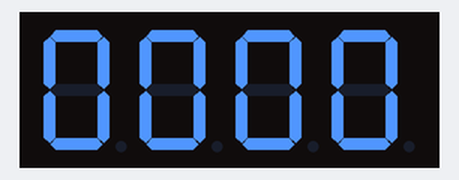
This sketch was run on a simulated Arduino Uno, built with avr-gcc and run on an emulated ATmega328P. Shown: 4-digit seven-segment display. Wiring (inferred from the names in the program): 4-digit 7-segment display, segments lit when HIGH: segments pin 2, pin 3, pin 4, pin 5, pin 6, pin 7, pin 8; digit selects pin 9, pin 10, pin 11, pin 12. The segment pins are drawn as the display they are named for.

Above: at 0.1 s.
At 4.1 s:
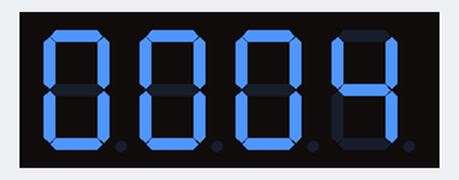
At 9.1 s:
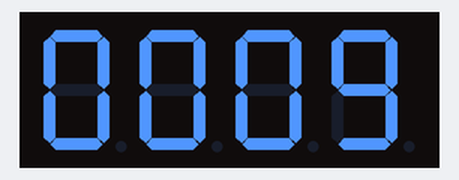
At 19.1 s:
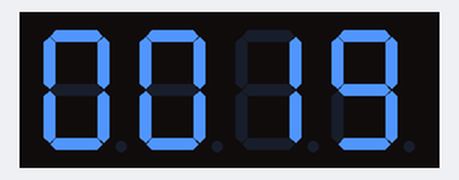
At 28.1 s:
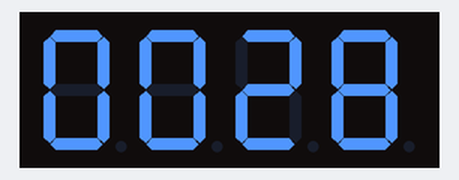
At 38.1 s:
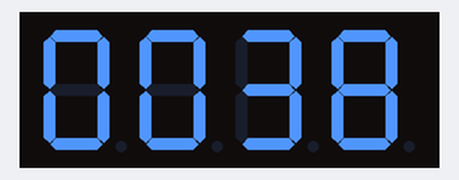

Measured:
- what the display in image 0 shows lasts 1.1 s, from 0.0 s to 1.1 s

The sketch:

b3_contador_millis.ino
```cpp
// Lab 02 - Etapa 2C (contador 0000 a 9999 com millis())
// Objetivo: contar a cada 1 s sem travar a varredura. Nada de delay():
// tanto a varredura quanto a contagem usam millis() e rodam "ao mesmo tempo".
// Status: não testado em bancada.
//
// Ligação: igual à etapa 2B (segmentos D2..D8, seleção de dígito D9..D12
// por NPN, HIGH = dígito habilitado).

const byte PINOS_SEG[7] = {2, 3, 4, 5, 6, 7, 8};      // a..g
const byte PINOS_DIG[4] = {9, 10, 11, 12};            // 0 = milhar ... 3 = unidade

// bit0 = a ... bit6 = g, 1 = aceso (cátodo comum)
const byte SEG[10] = {0x3F, 0x06, 0x5B, 0x4F, 0x66, 0x6D, 0x7D, 0x07, 0x7F, 0x6F};

const unsigned long TEMPO_DIGITO_MS = 2;        // quanto cada dígito fica aceso
const unsigned long INTERVALO_CONTA_MS = 1000;  // passo da contagem

byte exibir[4] = {0, 0, 0, 0};   // O QUE mostrar

unsigned int contador = 0;       // 0 a 9999
byte digitoAtual = 0;            // posição da varredura
unsigned long ultimaTroca = 0;
unsigned long ultimaConta = 0;

void mostrarDigito(byte posicao, byte valor) {
  for (byte d = 0; d < 4; d++) {
    digitalWrite(PINOS_DIG[d], LOW);
  }
  for (byte i = 0; i < 7; i++) {
    digitalWrite(PINOS_SEG[i], (SEG[valor] >> i) & 1);
  }
  digitalWrite(PINOS_DIG[posicao], HIGH);
}

// Separa o contador em 4 algarismos (com zeros à esquerda: 0007).
void atualizarExibir() {
  exibir[0] = (contador / 1000) % 10;
  exibir[1] = (contador / 100) % 10;
  exibir[2] = (contador / 10) % 10;
  exibir[3] = contador % 10;
}

// Um passo da varredura: só troca de dígito quando o tempo venceu.
// Não bloqueia: se ainda não deu o tempo, retorna na hora.
void varrer() {
  unsigned long agora = millis();
  if (agora - ultimaTroca >= TEMPO_DIGITO_MS) {
    ultimaTroca = agora;
    mostrarDigito(digitoAtual, exibir[digitoAtual]);
    digitoAtual = (digitoAtual + 1) % 4;
  }
}

void setup() {
  for (byte i = 0; i < 7; i++) pinMode(PINOS_SEG[i], OUTPUT);
  for (byte d = 0; d < 4; d++) pinMode(PINOS_DIG[d], OUTPUT);
  atualizarExibir();
}

void loop() {
  varrer();

  unsigned long agora = millis();
  if (agora - ultimaConta >= INTERVALO_CONTA_MS) {
    ultimaConta = agora;
    contador++;
    if (contador > 9999) contador = 0;   // 9999 -> 0000
    atualizarExibir();
  }
}
```
